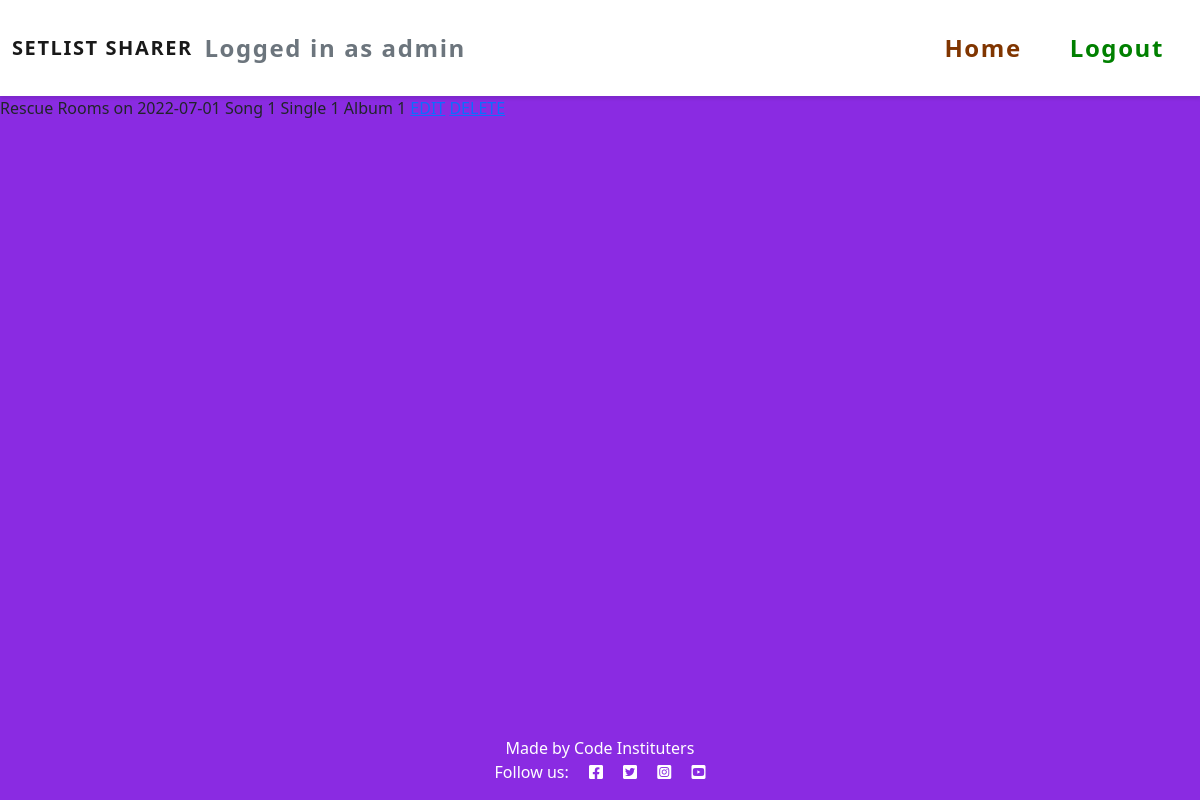
/setlist/detail/11/ (signed in), run on the app's committed database.
### setlist/models.py (models this page shows, shortened)
class Setlist(models.Model):
    gig = models.OneToOneField('home.Gig', related_name='setlist_gig',
                               on_delete=models.CASCADE, null=True)
    author = models.ForeignKey(User, on_delete=models.SET_NULL, null=True)
    song = models.ManyToManyField(Song)
    status = models.IntegerField(choices=STATUS, default=0)
    agree = models.ManyToManyField(User, related_name='setlist_agree',
                                   blank=True)
    disagree = models.ManyToManyField(User, related_name='setlist_disagree',
                                      blank=True)
    def __str__(self):
        return f"{self.gig.venue} on {self.gig.date}"

class Venue(models.Model):
    name = models.CharField(max_length=200)
    city = models.CharField(max_length=200)
    def __str__(self):
        return self.name

class Song(models.Model):
    title = models.CharField(max_length=200, unique=True, null=False)

class Release(models.Model):
    title = models.CharField(max_length=200)
    songs = models.ManyToManyField(Song, related_name="releases")
    def __str__(self):
        return self.title

### home/models.py (models this page shows, shortened)
class Gig(models.Model):
    date = models.DateField(auto_now_add=False, auto_now=False, blank=True, null=True)
    venue = models.ForeignKey('setlist.Venue', on_delete=models.CASCADE, null=True)
    image = CloudinaryField('image', null=True, blank=True)
    image_status = models.IntegerField(choices=STATUS, default=0)

### setlist/views.py (the view)
# urls.py: path('detail/<str:pk>/', detail, name='detail_setlist'),
@login_required
def detail(request, pk):
    setlist = Setlist.objects.get(id=pk)
    context = {
        'setlist': setlist,
    }
    return render(request, 'setlist/detail.html', context)

### setlist/templates/setlist/detail.html (shortened to what this page needs)
{% extends 'base.html' %}
{% block content %}
{{ setlist }}
{% for song in setlist.song.all %}
    {{ song.title }}
    {% for release in song.releases.all %}
        {{ release }}
    {% endfor %}
{% endfor %}
{% if user.id == setlist.author.id %}
    <a href="{% url 'edit_setlist' setlist.id %}">EDIT</a>
    <a href="{% url 'delete_setlist' setlist.id %}">DELETE</a>
{% endif %}
{% endblock %}

### templates/base.html (shortened to what this page needs)
{% load static %}
<!DOCTYPE html>
<html class="h-100">
<head>
    <link rel="stylesheet" href="https://cdnjs.cloudflare.com/ajax/libs/font-awesome/5.15.3/css/all.min.css">
    <link href="https://cdn.jsdelivr.net/npm/bootstrap@5.0.1/dist/css/bootstrap.min.css" rel="stylesheet"
>
    <link rel="stylesheet" href="{% static '/css/style.css' %}">
</head>
<body class="d-flex flex-column h-100 main-bg">
    <nav class="navbar navbar-expand-lg navbar-light bg-white">
        <div class="container-fluid">
            <a class="navbar-brand" href="#">SETLIST SHARER</a>
            <div class="collapse navbar-collapse" id="navbarText">
                <span class="navbar-text text-muted">
                    {% if user.is_authenticated %}
                        Logged in as {{ user }}
                    {% endif  %}
                </span>
                <ul class="navbar-nav ms-auto mb-2 mb-lg-0">
                    <li class="nav-item">
                        <a class="nav-link active" aria-current="page" href="{% url 'index' %}">Home</a>
                    </li>
                    {% if user.is_authenticated %}
                        <li class="nav-item">
                            <a class="nav-link" href="{% url 'account_logout' %}">Logout</a>
                        </li>
                    {% endif %}
                </ul>
            </div>
        </div>
    </nav>
    <main class="flex-shrink-0 main-bg">
        {% block content %}
        {% endblock content %}
    </main>
    <footer class="footer mt-auto py-3 dark-bg">
        <p class="m-0 text-center text-white">Made by Code Instituters</p>
        <p class="m-0 text-center text-white">Follow us: <i class="fab fa-facebook-square ms-3"></i>
            <i class="fab fa-twitter-square ms-3"></i>
            <i class="fab fa-instagram-square ms-3"></i>
            <i class="fab fa-youtube-square ms-3"></i></p>
    </footer>
</body>
</html>

### static/css/style.css (style rules this page uses)
body { background-color: blueviolet; }
.navbar { height: 6rem; box-shadow: 0rem 0.2rem 0.2rem rgba(0, 0, 0, 0.1); font-size: 1.5rem; font-weight: 600; letter-spacing: 0.1rem; }
.navbar-brand { width: 15%; }
.nav-item a { color: green !important; padding: 1.5rem !important; }
.nav-item a.active, .nav-item a:hover { color: rgb(128, 53, 0) !important; }

### data on the page
Setlist: gig.date "Rescue Rooms on 2022-07-01"
Song: title "Song 1"
Release: title "Single 1"
Release: title "Album 1"

### other printed values
{{ user }} "admin"
